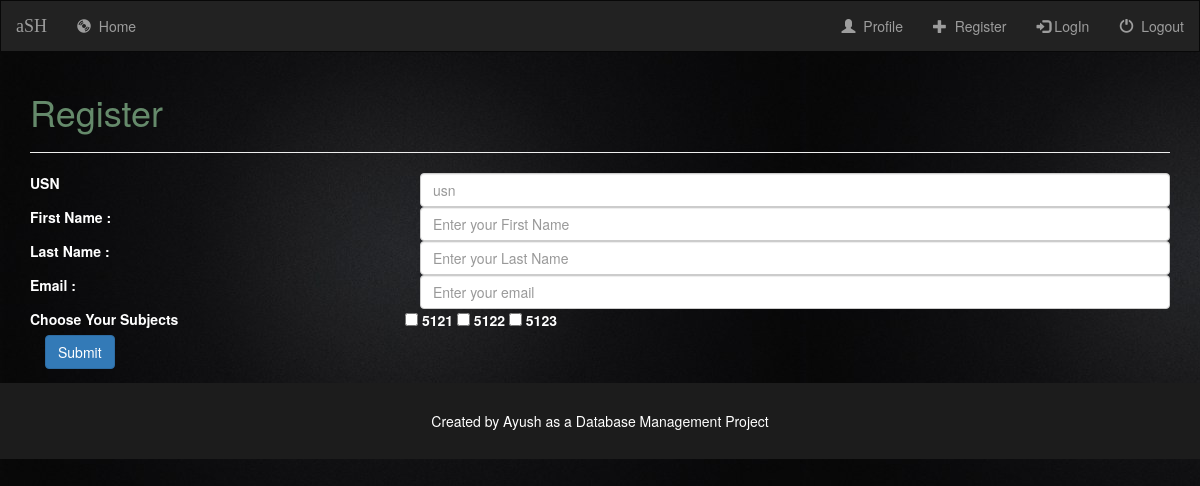
Before: /records/enterdetails/ with the older database file.
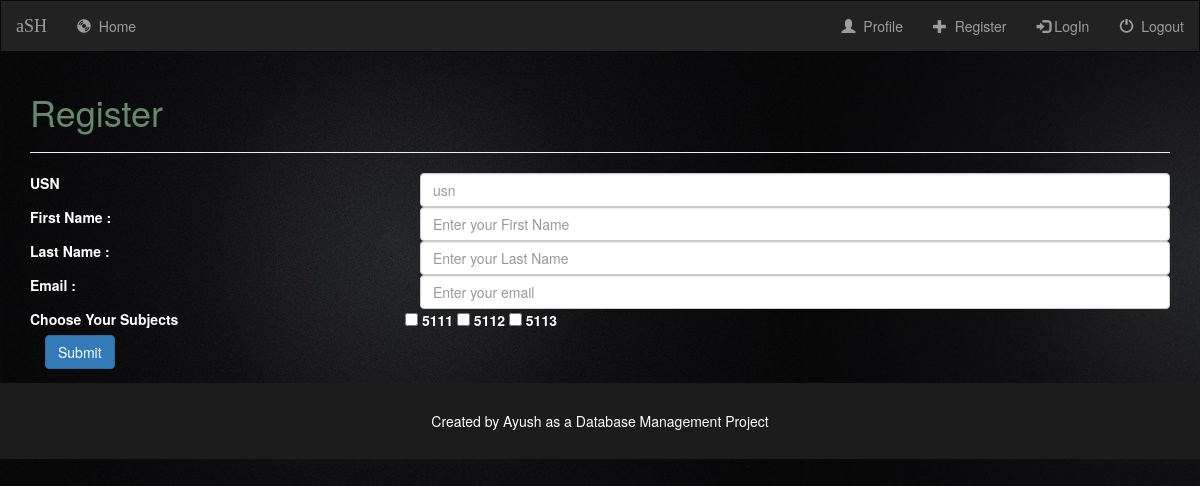
After: the same page with the newer database file.
### records/models.py (models this page shows, shortened)
class subjects(models.Model):
    subcode =models.CharField(max_length=12,primary_key=True)
    usn=models.ManyToManyField(student,null=True)
    pid=models.ForeignKey(teacher,on_delete=models.CASCADE,null=True)

### records/views.py (the view, shortened to what this page needs)
def enterdetails(request):
    form_class= studentregister
    template_name ='enterdetails.html'
    sub=subjects.objects.all()
    if request.method=='GET' :
        form = form_class(None)
        context={
            'form':form,
            'sub':sub
        }
        return render(request,template_name,context)

### records/forms.py
class studentregister(forms.ModelForm):
    class Meta:
        model =student
        fields=['usn','first_name','last_name','email']

### templates/enterdetails.html (shortened to what this page needs)
{% extends 'layout.html' %}
{% load static %}
{% block content%}
 <div class="container">
 <h1 style="color:rgb(101, 138, 107);"> Register</h1><hr></hr>
	<div class="row ">
    <form  action="" enctype="multipart/form-data" method="POST">
    <div class="col-sm-12">
            <div class="row">
                <div class="col-xs-4">
                      <label class="firstname">USN</label>
                </div>
                <div class="col-xs-8">
                    <input type="text" name="usn" id="usn" placeholder="usn" class="form-control ">
                </div>
            </div>
    </div>
         <div class="col-sm-12">
             <div class="row">
			     <div class="col-xs-4">
                       <label class="firstname">First Name :</label>
                    </div>
		         <div class="col-xs-8">
		             <input type="text" name="first_name" id="first_name" placeholder="Enter your First Name" class="form-control ">
                 </div>
		      </div>
		 </div>
         <div class="col-sm-12">
		     <div class="row">
			     <div class="col-xs-4">
                     <label class="lastname">Last Name :</label></div>
				<div class ="col-xs-8">
		             <input type="text" name="last_name" id="last_name" placeholder="Enter your Last Name" class="form-control last">
                </div>
		     </div>
		 </div>
		 <div class="col-sm-12">
		     <div class="row">
			     <div class="col-xs-4">
		             <label class="mail" >Email :</label></div>
			     <div class="col-xs-8"	>
			          <input type="email" name="email"  id="email"placeholder="Enter your email" class="form-control" >
		         </div>
		     </div>
         </div>
         <div class="col-sm-12">
            <div class="row">
                <div class="col-xs-4">
                    <label class="mail" >Choose Your Subjects</label></div>
                    {% for subj in sub %}
                    <input type="checkbox" name="multip" id="{{subj.subcode}}" value={{subj.subcode}} />
                    <label for="{{subj.subcode}}"><b>{{subj.subcode}}</b></label>
                    {% endfor %}
            </div>
        </div>
         <div class="col-sm-12">
		     <div class="col-sm-12">
                    <input type="submit" value="Submit" class="btn float-right btn-primary">
		   </div>
         </div>
        </form>
	 </div>
</div>
{% endblock %}

Changed rows visible on the page:
removed subjects: subcode "5121"
removed subjects: subcode "5122"
removed subjects: subcode "5123"
added subjects: subcode "5111"
added subjects: subcode "5112"
added subjects: subcode "5113"
